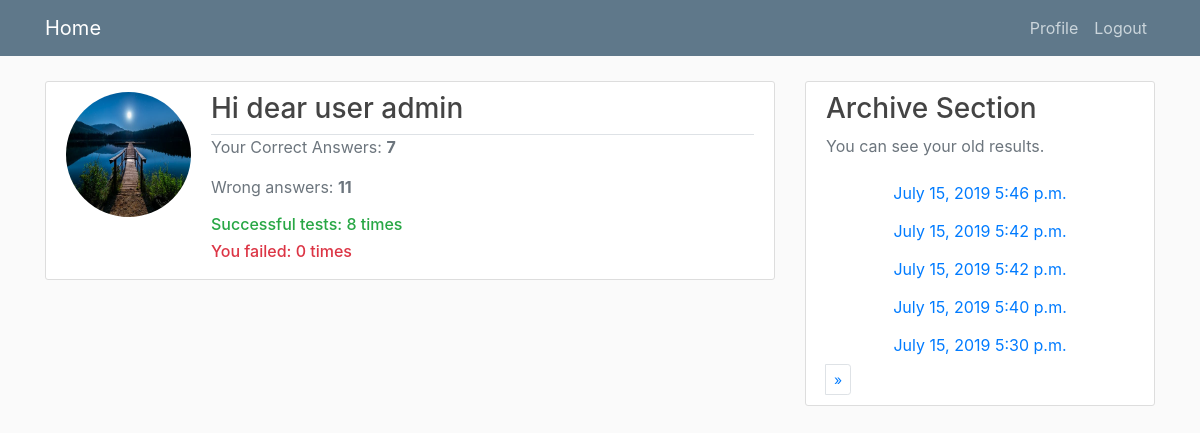
The page /profile/ (signed in) on the database as committed earlier.
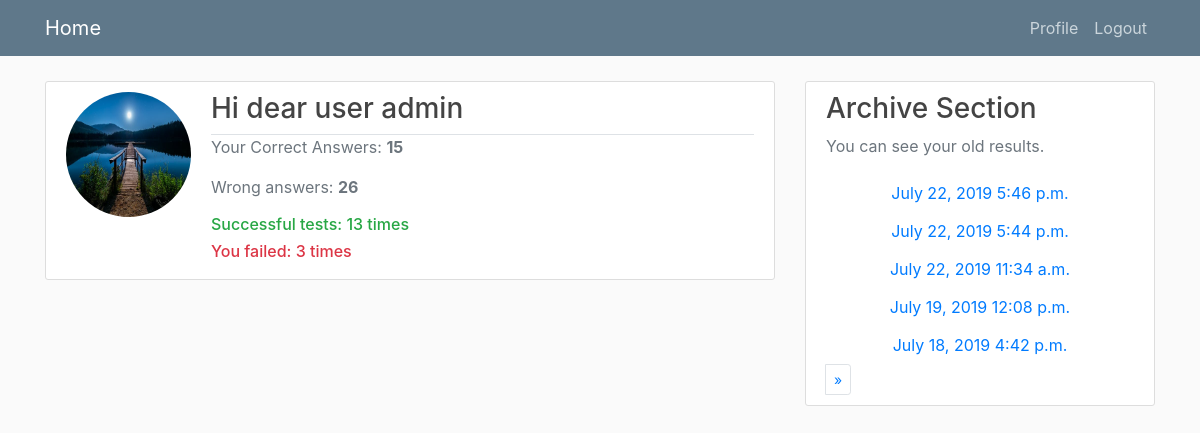
The same page on the database as committed later.
### basicapp/models.py (models this page shows, shortened)
class UserProfileInfo(models.Model):
    user = models.OneToOneField(User, on_delete=models.CASCADE)
    portfolio_site = models.URLField(blank=True)
    profile_image = models.ImageField(upload_to='profile_pics', default='default.jpg')
    def correct_answers(self):
        return sum(list(map(lambda answer: answer.is_correct, self.user.answers.all())))
    def incorrect_answers(self):
        return sum(list(map(lambda answer: not answer.is_correct, self.user.answers.all())))
    def total_answers(self):
        return self.user.answers.all().count()

class TestSession(models.Model):
    no_of_questions = models.IntegerField(default=5)
    created_at = models.DateTimeField(auto_now_add=True)
    finished_at = models.DateTimeField(null=True, blank=True)

### basicapp/views.py (the view)
# urls.py: path('profile/', login_required(ProfileView.as_view(date_field="created_at")), name='profile'),
class ProfileView(ArchiveIndexView):
    template_name = 'basicapp/profile.html'
    queryset = TestSession.objects.all()
    paginate_by = 5
    def get_queryset(self):
        if self.request and self.request.user:
            self.queryset = TestSession.objects.filter(answers__user=self.request.user).distinct()
        return super().get_queryset()
    def get_template_names(self):
        return [self.template_name]
    def get_context_data(self, **kwargs):
        data = super().get_context_data(**kwargs)
        data['correct_answers'] = UserProfileInfo.objects.filter(user=self.request.user)[0].correct_answers()
        data['incorrect_answers'] = UserProfileInfo.objects.filter(user=self.request.user)[0].incorrect_answers()
        data['total_answers'] = UserProfileInfo.objects.filter(user=self.request.user)[0].total_answers()
        count_success = 0
        test_sessions = TestSession.objects.filter(answers__user=self.request.user).distinct()
        for test_session in test_sessions:
            if test_session.finished_at < test_session.created_at + \
                    timezone.timedelta(seconds=test_session.no_of_questions * 10):
                count_success += 1
        data['success'] = count_success
        data['fail'] = len(test_sessions) - count_success
        return data

### basicapp/models.py (called while the page is built)
    @property
    def is_correct(self):
        if self.choice == self.question.word:
            return True
        else:
            return False

### templates/basicapp/profile.html (shortened to what this page needs)
{% extends 'basicapp/base.html' %}
{% block aside %}
    <div class="col-md-8">
        <div class="content-section">
            <form method="post">
                <div class="media">
                    <img src="{{ user.userprofileinfo.profile_image.url }}" class="rounded-circle account-img">
                    <div class="media-body">
                        <h3>Hi dear user {{ user.username }}</h3>
                        <p class="text-muted mt-2 border-top">Your Correct Answers: <b>{{ correct_answers }}</b></p>
                        {% if incorrect_answers == 0 %}
                            <p class="text-muted mt-2">You answered correctly: <b>{{ incorrect_answers }}</b><span class="ml-5"><b><--You are so talented></b></span></p>
                        {% else %}
                            <p class="text-muted mt-2">Wrong answers: <b>{{ incorrect_answers }}</b></p>
                        {% endif %}
                        <h6 class="text-success">Successful tests: {{ success }} times</h6>
                        <h6 class="text-danger">You failed: {{ fail }} times</h6>
                    </div>
                </div>
            </form>
        </div>
    </div>
    {% include 'basicapp/snippet_archive.html' %}
{% endblock %}

### templates/basicapp/base.html (shortened to what this page needs)
{% load static %}
<!DOCTYPE html>
<html>
<head>
    <link rel="stylesheet" href="{% static 'css/bootstrap.min.css' %}">
    <link rel="stylesheet" type="text/css" href="{% static 'css/blog.css' %}">
</head>
<body>
<header class="site-header">
    <nav class="navbar navbar-expand-md navbar-dark bg-steel fixed-top">
        <div class="container">
            <div class="collapse navbar-collapse" id="navbarToggle">
                <div class="navbar-nav mr-auto">
                    <a class="navbar-brand mr-4" href="{% url 'index' %}">Home</a>
                </div>
                <div class="navbar-nav">
                    {% if user.is_authenticated %}
                        <a class="nav-item nav-link" href="{% url 'profile' %}">Profile</a>
                        <a class="nav-item nav-link" href="{% url 'logout' %}">Logout</a>
                    {% else %}
                        <a class="nav-item nav-link" href="{% url 'login' %}">Login</a>
                        <a class="nav-item nav-link" href="{% url 'register' %}">Register</a>
                    {% endif %}
                </div>
            </div>
        </div>
    </nav>
</header>
<main role="main" class="container">
    <div class="row">
        <div class="col-md-12">
        </div>
        {% block aside %}{% endblock %}
    </div>
</main>
</body>
</html>

### templates/basicapp/snippet_archive.html (shortened to what this page needs)
<div class="col-md-4">
    <div class="content-section">
        <h3>Archive Section</h3>
        <p class='text-muted'>You can see your old results.</p>
        <div id="js-archive-ajax">
            <ul class="list-group">
                {% for result in latest %}
                    <button class="btn btn-link" type="button" data-toggle="collapse"
                            data-target="#{{ result.id }}">{{ result.created_at|date:"F j, Y P" }}</button>
                {% endfor %}
            </ul>
        </div>
        <ul class="pagination pagination-sm">
            <div class="step-links">
                {% if page_obj.has_next %}
                    <li class="page-item">
                        <a id="next" class="page-link" href="?page={{ page_obj.next_page_number }}">&raquo;</a>
                    </li>
                {% endif %}
            </div>
        </ul>
    </div>
</div>

### static/css/blog.css (style rules this page uses)
body { background: #fafafa; color: #333333; margin-top: 5rem; }
h1, h2, h3, h4, h5, h6 { color: #444444; }
ul { margin: 0; }
.bg-steel { background-color: #5f788a; }
.site-header .navbar-nav .nav-link { color: #cbd5db; }
.content-section { background: #ffffff; padding: 10px 20px; border: 1px solid #dddddd; border-radius: 3px; margin-bottom: 20px; }
.account-img { height: 125px; width: 125px; margin-right: 20px; margin-bottom: 16px; }
.step-links { display: inline-flex; }

Rows that differ between the two databases and show on the page:
no longer on this page (row unchanged): TestSession: created_at "July 15, 2019 5:46 p.m."
no longer on this page (row unchanged): TestSession: created_at "July 15, 2019 5:42 p.m."
no longer on this page (row unchanged): TestSession: created_at "July 15, 2019 5:42 p.m."
no longer on this page (row unchanged): TestSession: created_at "July 15, 2019 5:40 p.m."
no longer on this page (row unchanged): TestSession: created_at "July 15, 2019 5:30 p.m."
added TestSession: created_at "July 22, 2019 5:46 p.m."
added TestSession: created_at "July 22, 2019 5:44 p.m."
added TestSession: created_at "July 22, 2019 11:34 a.m."
added TestSession: created_at "July 19, 2019 12:08 p.m."
added TestSession: created_at "July 18, 2019 4:42 p.m."
Other text that changed with them:
{{ correct_answers }}: "7" → "15"
{{ incorrect_answers }}: "11" → "26"
{{ success }}: "8" → "13"
{{ fail }}: "0" → "3"
